Frame 1 (no input): blank canvas, image omitted
Frame 60 (no input): blank canvas, image omitted
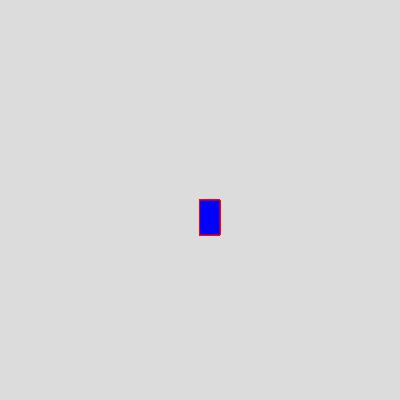
Frame 120 (the mouse pressed at the canvas centre since frame 60)

The p5.js sketch whose frames 1 and 60 were blank and that drew this single picture after the mouse press (run headless with seeded random() and noise() and a simulated clock; from frame 60 on, the mouse is pressed at the canvas centre):

// p5.js sketch
// ── sketch.js
function setup() {
  createCanvas(400, 400);
background(220)}

function draw() {
     
  
  stroke("red");
  fill("blue");
   
  //console.log(mouseIsPressed)
 
      if (mouseIsPressed) {      
      rect(mouseX,mouseY,20, 35);
      }

}
